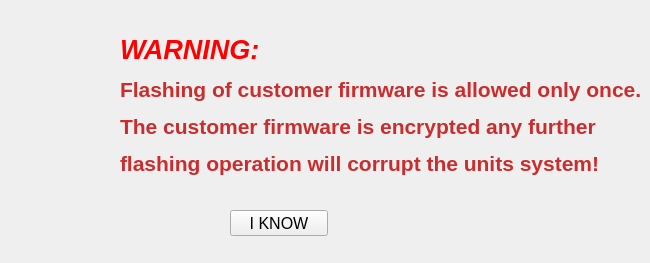
<?xml version="1.0" encoding="UTF-8"?>
<ui version="4.0">
 <class>Warning_obj</class>
 <widget class="QWidget" name="Warning_obj">
  <property name="geometry">
   <rect>
    <x>0</x>
    <y>0</y>
    <width>650</width>
    <height>263</height>
   </rect>
  </property>
  <property name="minimumSize">
   <size>
    <width>587</width>
    <height>198</height>
   </size>
  </property>
  <property name="maximumSize">
   <size>
    <width>650</width>
    <height>300</height>
   </size>
  </property>
  <property name="windowTitle">
   <string>Warning</string>
  </property>
  <widget class="QLabel" name="warn_png">
   <property name="geometry">
    <rect>
     <x>20</x>
     <y>30</y>
     <width>71</width>
     <height>71</height>
    </rect>
   </property>
   <property name="text">
    <string/>
   </property>
   <property name="pixmap">
    <pixmap>img/waring.png</pixmap>
   </property>
  </widget>
  <widget class="QPushButton" name="confirm_btn">
   <property name="geometry">
    <rect>
     <x>230</x>
     <y>210</y>
     <width>98</width>
     <height>26</height>
    </rect>
   </property>
   <property name="font">
    <font>
     <pointsize>12</pointsize>
    </font>
   </property>
   <property name="text">
    <string>I KNOW</string>
   </property>
  </widget>
  <widget class="QLabel" name="label_2">
   <property name="geometry">
    <rect>
     <x>120</x>
     <y>10</y>
     <width>531</width>
     <height>191</height>
    </rect>
   </property>
   <property name="minimumSize">
    <size>
     <width>461</width>
     <height>121</height>
    </size>
   </property>
   <property name="maximumSize">
    <size>
     <width>600</width>
     <height>200</height>
    </size>
   </property>
   <property name="text">
    <string>&lt;html&gt;&lt;head/&gt;&lt;body&gt;&lt;p&gt;&lt;span style=&quot; font-size:20pt; font-weight:600; font-style:italic; color:#ff0000;&quot;&gt;WARNING: &lt;/span&gt;&lt;/p&gt;&lt;p&gt;&lt;span style=&quot; font-size:16pt; font-weight:600; color:#ca2d2d;&quot;&gt;Flashing of customer firmware is allowed only once.&lt;/span&gt;&lt;/p&gt;&lt;p&gt;&lt;span style=&quot; font-size:16pt; font-weight:600; color:#ca2d2d;&quot;&gt;The customer firmware is encrypted any further &lt;/span&gt;&lt;/p&gt;&lt;p&gt;&lt;span style=&quot; font-size:16pt; font-weight:600; color:#ca2d2d;&quot;&gt;flashing operation will corrupt the units system!&lt;/span&gt;&lt;/p&gt;&lt;/body&gt;&lt;/html&gt;</string>
   </property>
  </widget>
 </widget>
 <resources/>
 <connections/>
</ui>
